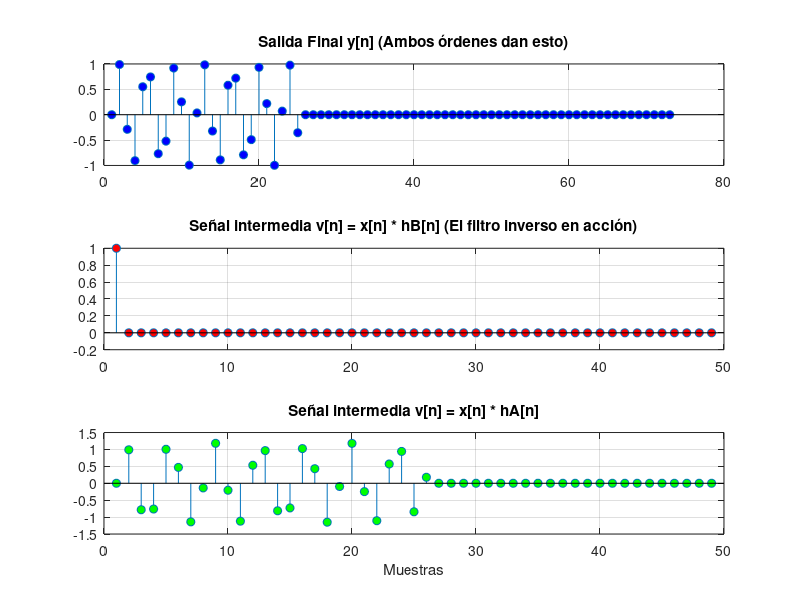

Recreate this plot in MATLAB.
#defino parametros
N=25; #total de muestras
a=0.5; #tomo cualquier a entre 0 y 1.
n=0:(N-1); #vector de tiempo discreto que va de 0 a N-1

#rtas al impulso
hA=sin(8*n);
hB=a.^n;

#defino la entrada
#digamos que tengo q hacer x[n]=delta[n]-a*delta[n-1]
x=zeros(1,N); #vector de tamano N lleno de ceros 
x(1)=1; #seria delta[0] porq esta en indice 1
x(2)=-a; #seria -a*delta[1] que esta en indice 2

#ahora que tengo la senal y las salidas puedo hacer el camino original
#de la misma es decir que pase por el primer sistema y esa rta pase x el sdo

#PRIMERA FORMA (x -> hA -> hB)
v2=conv(x,hA); #salida luego del primer filtro
y=conv(v2,hB); #salida luego del sdo filtro

#SDA FORMA (x -> hB -> hA)
v1=conv(x,hB); #salida usando a hB como primer filtro
y_inv=conv(v1,hA); #salida usando a hA como sdo filtro

#podemos verificar la diferencia entre las mismas de manera que
diferencia=max(abs(y-y_inv));

disp(['la diferencia es ', num2str(diferencia)]);
if diferencia < 1e-10
    disp('salidas iguales :D');
else
    disp('salidas distintas :c');
end

# como comprobamos que son iguales podemos dibujar una sola salida final
figure;

# como comprobamos que son iguales podemos dibujar una sola salida final
subplot(3,1,1);
stem(y, 'filled', 'MarkerFaceColor', 'b');
title('Salida Final y[n] (Ambos órdenes dan esto)');
grid on;

#graficamos el paso intermedio que seria la conv de x con hB
subplot(3,1,2);
# CORRECCIÓN: Usamos v1 (que es x conv hB según tu SDA FORMA)
stem(v1, 'filled', 'MarkerFaceColor', 'r'); 
title('Señal intermedia v[n] = x[n] * hB[n] (El filtro inverso en acción)');
grid on;

#graficamos el otro intermedio q es la conv de x con hA
subplot(3,1,3);
# CORRECCIÓN: Usamos v2 (que es x conv hA según tu PRIMERA FORMA)
stem(v2, 'filled', 'MarkerFaceColor', 'g'); 
title('Señal intermedia v[n] = x[n] * hA[n]');
xlabel('Muestras');
grid on;

pause(100);
